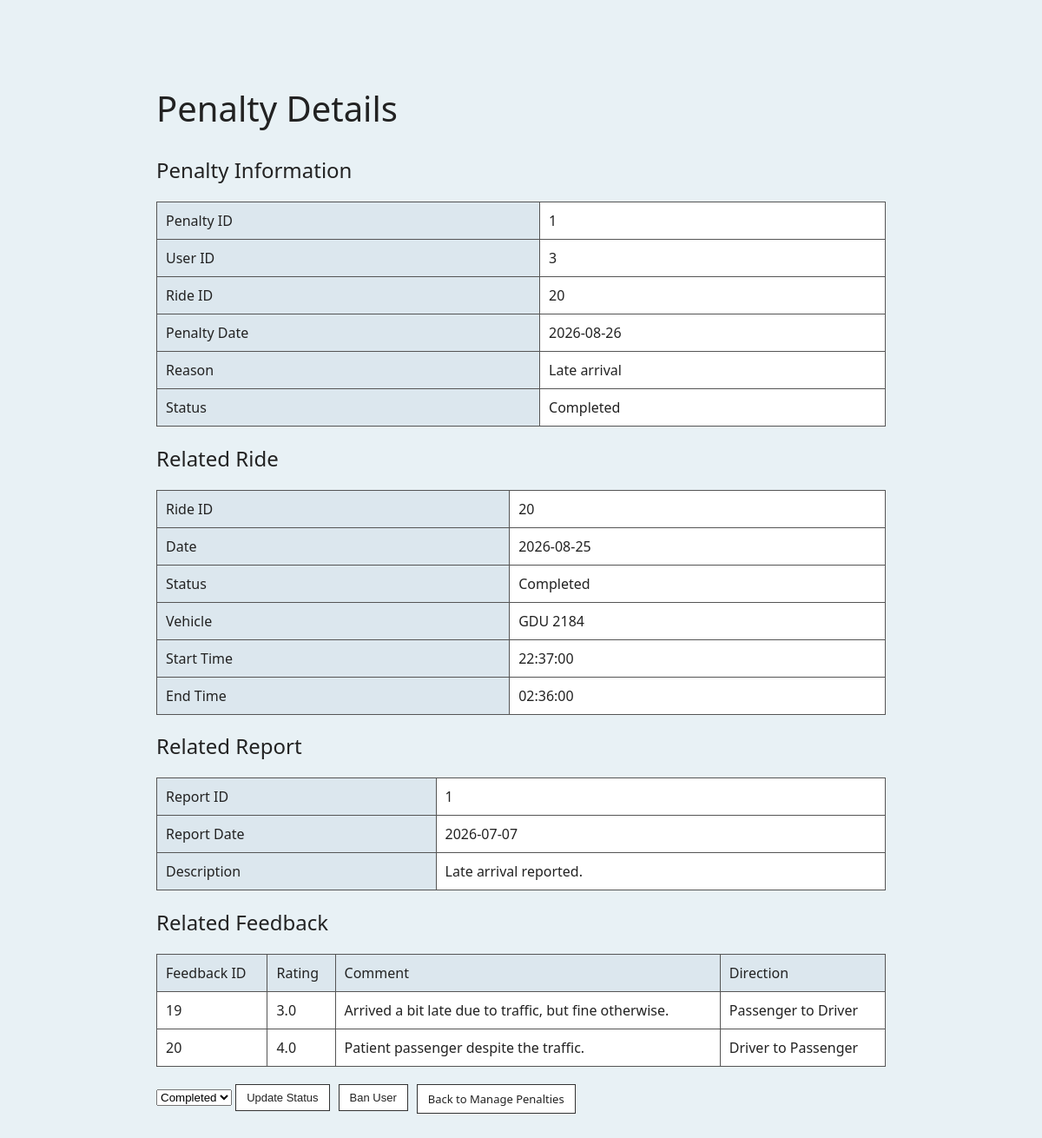
Page /PenaltyDetail.php?penalty_id=1 (signed in) on the committed database.
### tables this page shows
CREATE TABLE `penaltysystem` (
  `PenaltyID` int(10) NOT NULL,
  `RideID` int(10) NOT NULL,
  `UserID` int(10) NOT NULL,
  `PenaltyDate` date NOT NULL,
  `PenaltyReason` text NOT NULL,
  `PenaltyStatus` varchar(30) NOT NULL
);

CREATE TABLE `rides` (
  `RideID` int(10) NOT NULL,
  `DateOfRides` date NOT NULL,
  `RideRequestID` int(10) NOT NULL,
  `RideStatus` varchar(20) NOT NULL,
  `CarPlateNumber` varchar(20) NOT NULL,
  `StartTime` time NOT NULL,
  `EndTime` time NOT NULL
);

CREATE TABLE `report` (
  `ReportID` int(10) NOT NULL,
  `UserID` int(10) NOT NULL,
  `RideID` int(10) NOT NULL,
  `ReportDate` date NOT NULL,
  `ReportDescription` text NOT NULL,
  `ReportStatus` varchar(20) DEFAULT NULL
);

CREATE TABLE `feedback` (
  `FeedbackID` int(10) NOT NULL,
  `RideID` int(10) NOT NULL,
  `StarRating` decimal(2,1) NOT NULL,
  `Comment` text NOT NULL,
  `FeedbackDirection` varchar(200) NOT NULL
);

### PenaltyDetail.php (the view, shortened to what this page needs)
<?php
include 'dbconn.php';
$penaltyID = intval($_GET['penalty_id']);
$penaltyQuery = "SELECT PenaltyID, RideID, UserID, PenaltyDate,
                        PenaltyReason, PenaltyStatus
                 FROM penaltysystem
                 WHERE PenaltyID = $penaltyID";
$penaltyResult = mysqli_query($conn, $penaltyQuery);
$penalty = mysqli_fetch_assoc($penaltyResult);
$rideID = $penalty['RideID'];
$rideQuery = "SELECT RideID, RideRequestID, DateOfRides, RideStatus,
                     CarPlateNumber, StartTime, EndTime
              FROM rides
              WHERE RideID = $rideID";
$rideResult = mysqli_query($conn, $rideQuery);
$ride = mysqli_fetch_assoc($rideResult);
$reportQuery = "SELECT ReportID, ReportDate, ReportDescription
                FROM report
                WHERE RideID = $rideID
                ORDER BY ReportDate DESC
                LIMIT 1";
$reportResult = mysqli_query($conn, $reportQuery);
$report = mysqli_fetch_assoc($reportResult);
$feedbackResult = null;
if ($ride) {
    $rideRequestID = $ride['RideRequestID'];
    $feedbackQuery = "SELECT FeedbackID, StarRating, Comment, FeedbackDirection
                      FROM feedback
                      WHERE RideID = $rideRequestID";
    $feedbackResult = mysqli_query($conn, $feedbackQuery);
}
?>
<!DOCTYPE html>
<html lang="en">
<head>
    <link rel="stylesheet" href="styleA.css">
</head>
<body>
    <div class="center-wrapper">
        <h1>Penalty Details</h1>
        <h2>Penalty Information</h2>
        <table>
            <tr>
                <th>Penalty ID</th>
                <td><?php echo htmlspecialchars($penalty['PenaltyID']); ?></td>
            </tr>
            <tr>
                <th>User ID</th>
                <td><?php echo htmlspecialchars($penalty['UserID']); ?></td>
            </tr>
            <tr>
                <th>Ride ID</th>
                <td><?php echo htmlspecialchars($penalty['RideID']); ?></td>
            </tr>
            <tr>
                <th>Penalty Date</th>
                <td><?php echo htmlspecialchars($penalty['PenaltyDate']); ?></td>
            </tr>
            <tr>
                <th>Reason</th>
                <td><?php echo htmlspecialchars($penalty['PenaltyReason']); ?></td>
            </tr>
            <tr>
                <th>Status</th>
                <td><?php echo htmlspecialchars($penalty['PenaltyStatus']); ?></td>
            </tr>
        </table>
        <h2>Related Ride</h2>
        <table>
            <?php if ($ride) { ?>
                <tr>
                    <th>Ride ID</th>
                    <td><?php echo htmlspecialchars($ride['RideID']); ?></td>
                </tr>
                <tr>
                    <th>Date</th>
                    <td><?php echo htmlspecialchars($ride['DateOfRides']); ?></td>
                </tr>
                <tr>
                    <th>Status</th>
                    <td><?php echo htmlspecialchars(ucfirst($ride['RideStatus'])); ?></td>
                </tr>
                <tr>
                    <th>Vehicle</th>
                    <td><?php echo htmlspecialchars($ride['CarPlateNumber']); ?></td>
                </tr>
                <tr>
                    <th>Start Time</th>
                    <td><?php echo htmlspecialchars($ride['StartTime']); ?></td>
                </tr>
                <tr>
                    <th>End Time</th>
                    <td><?php echo htmlspecialchars($ride['EndTime']); ?></td>
                </tr>
            <?php } else { ?>
                <tr>
                    <td>Related ride not found.</td>
                </tr>
            <?php } ?>
        </table>
        <h2>Related Report</h2>
        <table>
            <?php if ($report) { ?>
                <tr>
                    <th>Report ID</th>
                    <td><?php echo htmlspecialchars($report['ReportID']); ?></td>
                </tr>
                <tr>
                    <th>Report Date</th>
                    <td><?php echo htmlspecialchars($report['ReportDate']); ?></td>
                </tr>
                <tr>
                    <th>Description</th>
                    <td><?php echo htmlspecialchars($report['ReportDescription']); ?></td>
                </tr>
            <?php } else { ?>
                <tr>
                    <td>No related report found.</td>
                </tr>
            <?php } ?>
        </table>
        <h2>Related Feedback</h2>
        <table>
            <tr>
                <th>Feedback ID</th>
                <th>Rating</th>
                <th>Comment</th>
                <th>Direction</th>
            </tr>
            <?php if ($feedbackResult && mysqli_num_rows($feedbackResult) > 0) { ?>
                <?php while ($feedback = mysqli_fetch_assoc($feedbackResult)) { ?>
                    <tr>
                        <td><?php echo htmlspecialchars($feedback['FeedbackID']); ?></td>
                        <td><?php echo htmlspecialchars($feedback['StarRating']); ?></td>
                        <td><?php echo htmlspecialchars($feedback['Comment']); ?></td>
                        <td><?php echo htmlspecialchars($feedback['FeedbackDirection']); ?></td>
                    </tr>
                <?php } ?>
            <?php } else { ?>
                <tr>
                    <td colspan="4">No related feedback found.</td>
                </tr>
            <?php } ?>
        </table>
        <div class="button-bar">
            <form method="POST">
                <select name="penalty_status">
                    <option value="Completed"
                        <?php if ($penalty['PenaltyStatus'] == "Completed") echo "selected"; ?>>
                        Completed
                    </option>
                </select>
                <button type="submit" name="update_status" class="table-btn">
                    Update Status
                </button>
            </form>
            <form method="POST">
                <button
                    type="submit"
                    name="user_action"
                    value="Ban"
                    class="table-btn"
                >
                    Ban User
                </button>
            </form>
            <a href="ManagePenalty.php" class="table-btn">
                Back to Manage Penalties
            </a>
        </div>
    </div>
</body>
</html>

### styleA.css (style rules this page uses)
* { box-sizing: border-box; }
body { margin: 0; padding: 20px; min-height: 100vh; background-color: #e8f1f5; color: #222222; font-family: 'Segoe UI', Arial, sans-serif; }
h1, h2, h3 { color: #222222; font-weight: 500; }
h1 { font-size: 40px; }
.center-wrapper { width: 100%; max-width: 900px; margin: 20px auto; padding: 30px; }
table { width: 100%; border-collapse: collapse; margin-top: 20px; background-color: #ffffff; }
th, td { border: 1px solid #555555; padding: 10px; text-align: left; }
th { background-color: #dce7ee; font-weight: 500; }
.table-btn { padding: 7px 12px; background-color: #ffffff; color: #222222; border: 1px solid #333333; text-decoration: none; font-size: 13px; cursor: pointer; }
.button-bar { display: flex; flex-wrap: wrap; gap: 10px; margin-top: 20px; }

### rows in the picture
penaltysystem: PenaltyID "1", UserID "3", RideID "20", PenaltyDate "2026-08-26", PenaltyReason "Late arrival", PenaltyStatus "Completed", penalty_status "Completed"
rides: RideID "20", DateOfRides "2026-08-25", RideStatus "Completed", CarPlateNumber "GDU 2184", StartTime "22:37:00", EndTime "02:36:00"
report: ReportID "1", ReportDate "2026-07-07", ReportDescription "Late arrival reported."
feedback: FeedbackID "19", StarRating "3.0", Comment "Arrived a bit late due to traffic, but fine otherwise.", FeedbackDirection "Passenger to Driver"
feedback: FeedbackID "20", StarRating "4.0", Comment "Patient passenger despite the traffic.", FeedbackDirection "Driver to Passenger"
